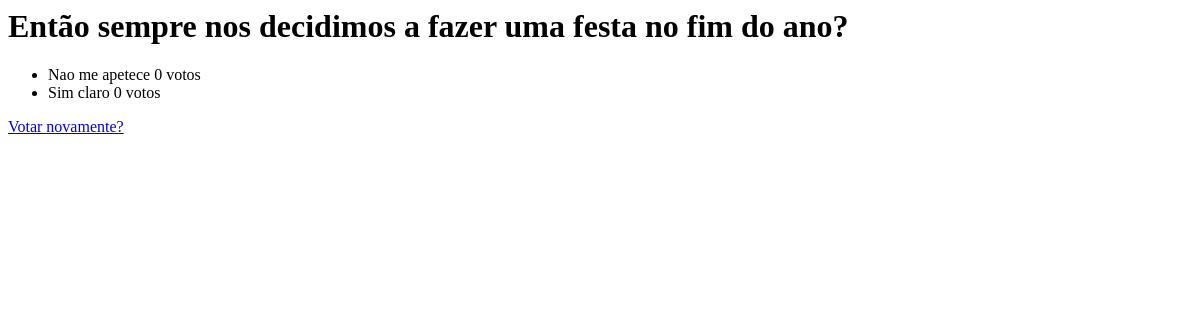
Before: /votacao/1/resultados with the older database file.
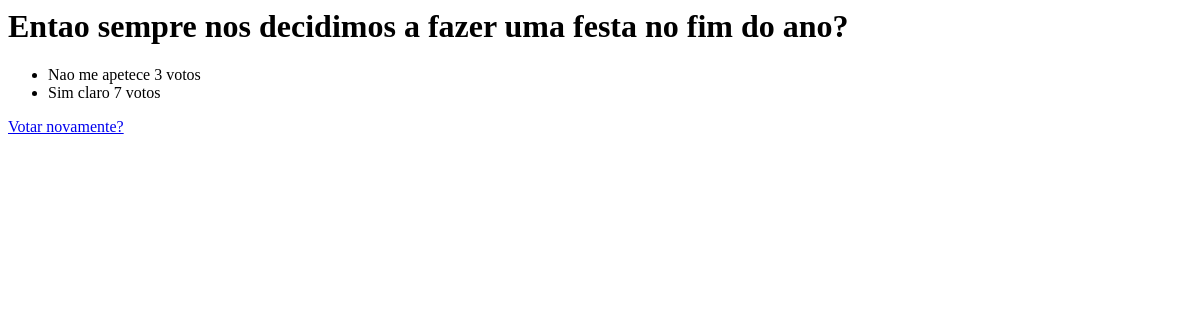
After: the same page with the newer database file.
### votacao/models.py (models this page shows, shortened)
class Questao(models.Model):
    questao_texto = models.CharField(max_length=200)
    pub_data = models.DateTimeField('data de publicacao')

class Opcao(models.Model):
    questao = models.ForeignKey(Questao, on_delete=models.CASCADE)
    opcao_texto = models.CharField(max_length=200)
    votos = models.IntegerField(default=0)

### votacao/views.py (the view)
# urls.py: path('<int:questao_id>/resultados', views.resultados, name='resultados'),
def resultados(request, questao_id):
    questao = get_object_or_404(Questao, pk=questao_id)
    return render(request, 'votacao/resultados.html', {'questao': questao})

### votacao/templates/votacao/resultados.html
<h1>{{ questao.questao_texto }}</h1>
<ul>
    {% for opcao in questao.opcao_set.all %}
        <li>{{ opcao.opcao_texto }} {{ opcao.votos }} voto{{ opcao.votos|pluralize }}</li>
{% endfor %}
</ul>
    <a href="{% url 'votacao:detalhe' questao.id %}">Votar novamente?</a>

Changed rows visible on the page:
changed Questao: questao_texto "Então sempre nos decidimos a fazer uma festa no fim do ano?" → "Entao sempre nos decidimos a fazer uma festa no fim do ano?"
changed Opcao "Nao me apetece": votos "0" → "3"
changed Opcao "Sim claro": votos "0" → "7"
